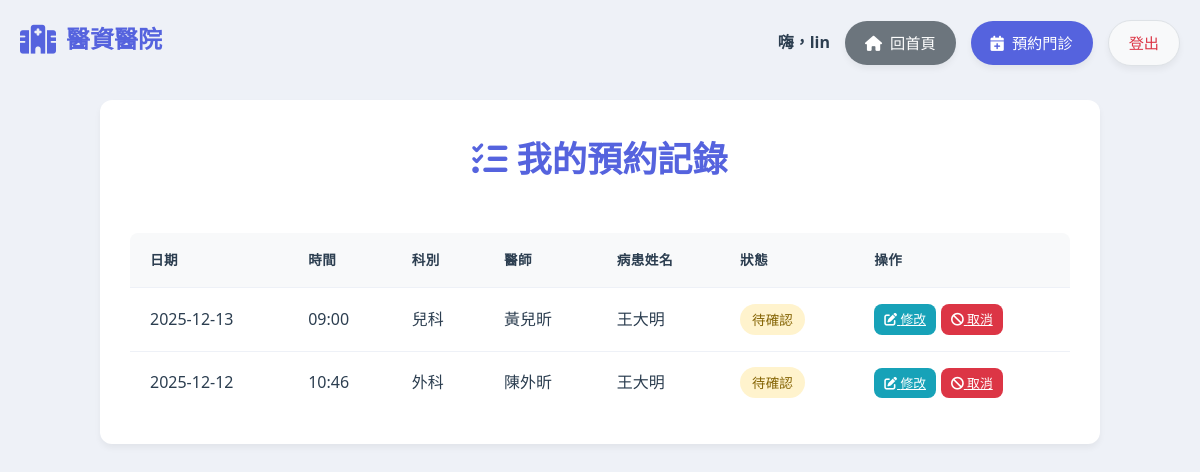
Screenshot of /appointment/list (signed in) with the database file from the repository.
### tables this page shows
CREATE TABLE medical_appointments (
    id INTEGER PRIMARY KEY AUTOINCREMENT,
    username VARCHAR(100) NOT NULL,
    patient_name VARCHAR(100) NOT NULL,
    patient_phone VARCHAR(20) NOT NULL,
    department VARCHAR(100) NOT NULL,
    doctor_name VARCHAR(100) NOT NULL,
    appointment_date DATE NOT NULL,
    appointment_time TIME NOT NULL,
    symptoms TEXT,
    status VARCHAR(20) DEFAULT 'pending',
    created_at TIMESTAMP DEFAULT CURRENT_TIMESTAMP,
    updated_at TIMESTAMP DEFAULT CURRENT_TIMESTAMP
, patient_id VARCHAR(50));

### app.py (the view)
@app.route("/appointment/list")
@login_required
def appointment_list():
    conn = get_db_connection()
    if not conn:
        return render_template("appointment_list.html", username=session.get("user"),
                             appointments=[], error="無法連線到資料庫")
    try:
        username = session.get("user")
        cursor = conn.execute(
            "SELECT * FROM medical_appointments WHERE username=? ORDER BY appointment_date DESC, appointment_time DESC",
            (username,)
        )
        appointments = [dict(row) for row in cursor.fetchall()]
        for apt in appointments:
            if apt.get('appointment_date'):
                if not isinstance(apt['appointment_date'], str):
                    apt['appointment_date'] = apt['appointment_date'].strftime('%Y-%m-%d')
            if apt.get('appointment_time'):
                if not isinstance(apt['appointment_time'], str):
                    apt['appointment_time'] = apt['appointment_time'].strftime('%H:%M')
            if apt.get('created_at'):
                if not isinstance(apt['created_at'], str):
                    apt['created_at'] = apt['created_at'].strftime('%Y-%m-%d %H:%M:%S')
        return render_template("appointment_list.html", username=username,
                             appointments=appointments, success=request.args.get("success"))
    except Exception as e:
        return render_template("appointment_list.html", username=session.get("user"),
                             appointments=[], error=str(e))
    finally:
        conn.close()

### app.py (called while the page is built)
def get_db_connection():
    try:
        conn = sqlite3.connect(SQLITE_DB_FILE)
        conn.row_factory = sqlite3.Row  # 讓結果可以像字典一樣訪問
        return conn
    except Exception as e:
        print(f"[錯誤] 資料庫連線失敗: {e}")
        return None

def login_required(f):
    @wraps(f)
    def decorated_function(*args, **kwargs):
        if 'user' not in session: return redirect(url_for('login'))
        return f(*args, **kwargs)
    return decorated_function

### templates/appointment_list.html (shortened to what this page needs)
<!DOCTYPE html>
<html lang="zh-Hant">
<head>
    <link rel="stylesheet" href="{{ url_for('static', filename='style.css') }}">
    <link rel="stylesheet" href="https://cdnjs.cloudflare.com/ajax/libs/font-awesome/6.5.1/css/all.min.css">
</head>
<body>
    <div class="top-right-nav">
        {% if username %}
        <span class="user-welcome">嗨，{{ username }}</span>
        <a href="/home" class="nav-btn home-btn">
            <i class="fa-solid fa-house"></i> <span>回首頁</span>
        </a>
        <a href="/appointment" class="nav-btn primary">
            <i class="fa-solid fa-calendar-plus"></i> <span>預約門診</span>
        </a>
        <a href="/logout" class="nav-btn logout-btn">登出</a>
        {% else %}
        <a href="/login" class="nav-btn login-btn">登入</a>
        {% endif %}
    </div>
    <a href="/home" class="logo-container" title="返回首頁">
        <i class="fa-solid fa-hospital"></i>
        <span>醫資醫院</span>
    </a>
    <div class="page-container" style="max-width: 1000px;">
        <h1><i class="fa-solid fa-list-check"></i> 我的預約記錄</h1>
        {% if appointments %}
        <div class="table-responsive">
            <table class="table">
                <thead>
                    <tr>
                        <th>日期</th>
                        <th>時間</th>
                        <th>科別</th>
                        <th>醫師</th>
                        <th>病患姓名</th>
                        <th>狀態</th>
                        <th>操作</th>
                    </tr>
                </thead>
                <tbody>
                    {% for apt in appointments %}
                    <tr>
                        <td>{{ apt.appointment_date }}</td>
                        <td>{{ apt.appointment_time }}</td>
                        <td>{{ apt.department }}</td>
                        <td>{{ apt.doctor_name }}</td>
                        <td>{{ apt.patient_name }}</td>
                        <td>
                            <span class="status-badge
                                {% if apt.status == 'pending' %}status-pending
                                {% elif apt.status == 'canceled' %}status-canceled
                                {% else %}status-confirmed{% endif %}">
                                {% if apt.status == 'pending' %}待確認
                                {% elif apt.status == 'canceled' %}已取消
                                {% else %}已確認{% endif %}
                            </span>
                        </td>
                        <td>
                            {% if apt.status == 'pending' %}
                            <div style="display: flex; gap: 5px;">
                                <a href="/appointment/edit/{{ apt.id }}" class="btn btn-primary"
                                    style="padding: 5px 10px; font-size: 0.8rem; background-color: var(--info-color);">
                                    <i class="fa-solid fa-pen-to-square"></i> 修改
                                </a>
                                <a href="/appointment/cancel/{{ apt.id }}" class="btn btn-secondary"
                                    style="padding: 5px 10px; font-size: 0.8rem; background-color: var(--danger-color);"
                                    onclick="return confirm('確定要取消此預約嗎？\n此動作無法復原。');">
                                    <i class="fa-solid fa-ban"></i> 取消
                                </a>
                            </div>
                            {% else %}
                            <span style="color: #aaa; font-size: 0.85rem;">-</span>
                            {% endif %}
                        </td>
                    </tr>
                    {% endfor %}
                </tbody>
            </table>
        </div>
        {% else %}
        <div style="text-align: center; padding: 40px; color: #6c757d;">
            <i class="fa-regular fa-folder-open" style="font-size: 3rem; margin-bottom: 15px;"></i>
            <p>目前沒有預約記錄</p>
            <a href="/appointment" class="btn btn-primary" style="margin-top: 15px;">立即預約</a>
        </div>
        {% endif %}
    </div>
</body>
</html>

### static/style.css (style rules this page uses)
:root { --primary-color: #5563DE; --primary-hover: #4351C5; --secondary-color: #28a745; --info-color: #17a2b8; --danger-color: #dc3545; --dark-text: #2c3e50; --light-text: #6c757d; --bg-color: #eef1f7; --card-bg: #ffffff; --shadow: 0 4px 6px rgba(0, 0, 0, 0.05); --shadow-hover: 0 10px 15px rgba(0, 0, 0, 0.1); --radius: 12px; --transition: all 0.3s ease; }
* { box-sizing: border-box; margin: 0; padding: 0; }
body { font-family: 'Segoe UI', 'Roboto', 'Helvetica Neue', Arial, sans-serif; background-color: var(--bg-color); color: var(--dark-text); line-height: 1.6; min-height: 100vh; display: flex; flex-direction: column; }
.top-right-nav { position: absolute; top: 20px; right: 20px; display: flex; align-items: center; gap: 15px; z-index: 100; }
.user-welcome { font-weight: 600; color: var(--dark-text); }
.nav-btn { display: inline-flex; align-items: center; gap: 8px; padding: 10px 20px; border-radius: 50px; text-decoration: none; font-weight: 500; transition: var(--transition); box-shadow: var(--shadow); border: none; cursor: pointer; font-size: 0.95rem; }
.nav-btn.primary { background: var(--primary-color); color: white; }
.nav-btn.logout-btn { background: #f8f9fa; color: var(--danger-color); border: 1px solid #dee2e6; }
.nav-btn.home-btn { background: #6c757d; color: white; }
.logo-container { position: absolute; top: 20px; left: 20px; display: flex; align-items: center; gap: 10px; text-decoration: none; color: var(--primary-color); font-size: 1.5rem; font-weight: bold; z-index: 100; }
.logo-container i { font-size: 1.8rem; }
.page-container { max-width: 1000px; width: 95%; margin: 100px auto 40px; background: var(--card-bg); padding: 30px; border-radius: var(--radius); box-shadow: var(--shadow); }
h1 { font-size: 2.2rem; color: var(--primary-color); margin-bottom: 2rem; text-align: center; font-weight: 700; }
.btn { padding: 12px 24px; border: none; border-radius: 8px; font-size: 1rem; font-weight: 500; cursor: pointer; transition: var(--transition); display: inline-block; text-align: center; }
.btn-primary { background: var(--primary-color); color: white; }
.btn-secondary { background: #6c757d; color: white; }
.table-responsive { overflow-x: auto; }
.table { width: 100%; border-collapse: collapse; margin-top: 15px; background: white; border-radius: 8px; overflow: hidden; }
.table th, .table td { padding: 16px 20px; text-align: left; border-bottom: 1px solid #eef1f7; }
.table th { background: #f8f9fa; font-weight: 600; color: var(--dark-text); text-transform: uppercase; font-size: 0.85rem; letter-spacing: 0.5px; }
.table tr:last-child td { border-bottom: none; }
.status-badge { padding: 6px 12px; border-radius: 20px; font-size: 0.85rem; font-weight: 500; text-transform: capitalize; }
.status-pending { background: #fff3cd; color: #856404; }

### rows the page displays
medical_appointments: appointment_date "2025-12-13", appointment_time "09:00", department "兒科", doctor_name "黃兒昕", patient_name "王大明", status "待確認"
medical_appointments: appointment_date "2025-12-12", appointment_time "10:46", department "外科", doctor_name "陳外昕", patient_name "王大明", status "待確認"

### other values shown
{{ username }} "lin"
